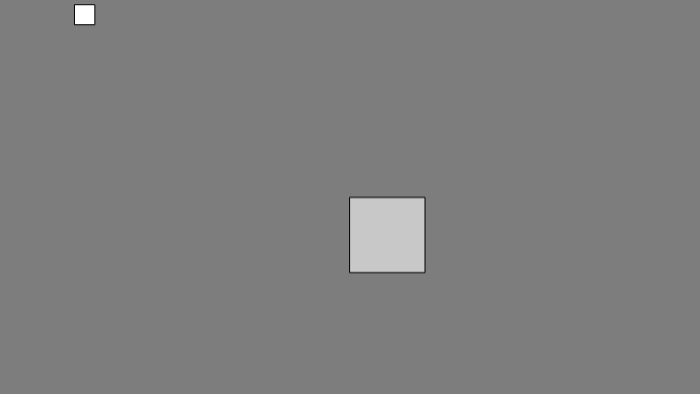
Frame 1 (no input)
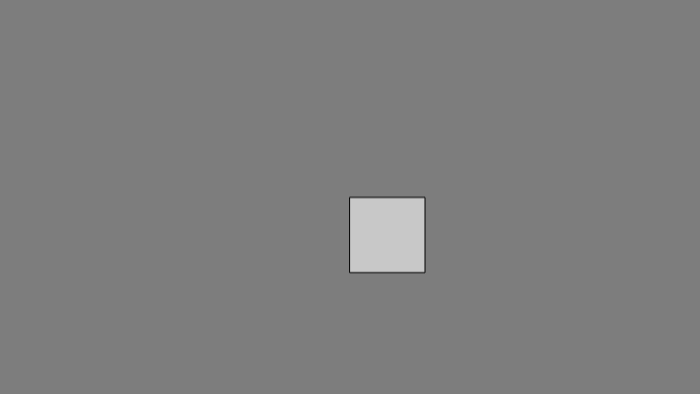
Frame 60 (no input)
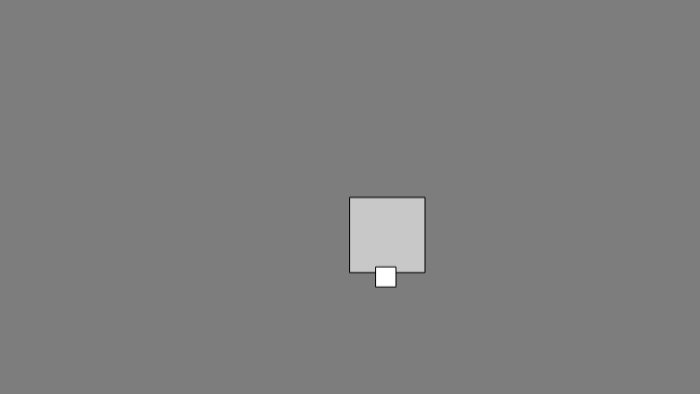
Frame 120 (the mouse pressed at the canvas centre since frame 60)

The p5.js sketch that drew these frames (run headless with seeded random() and noise() and a simulated clock; from frame 60 on, the mouse is pressed at the canvas centre):

// p5.js sketch
// ── sketch.js
function setup() {
	width = 700;
	height = width/1.777777777778;
	createCanvas(width,height);
	background(125);
	
	//vector
	posX		= width/2;
	posY		= height/2;
	rectWidth	= 20;
	rectHeight	= 20;
	radius		= 75;
	speed		= 15;
	
	//Point field
	fieldX					= width/2;
	fieldY					= height/2;
	fieldWidth				= 75;
	fieldHeight				= 75;
	fieldAliveTime			= 0;	
	fieldaliveTimeTrigger	= 150;
	
    }

    function draw() {
	background(125);

	//Field Control
	// print("mouseX: "+mouseX +" mouseY: "+mouseY);
	if (fieldAliveTime <= fieldaliveTimeTrigger){
		fieldAliveTime++;
		fill(200);
		rect(fieldX, fieldY, fieldWidth, fieldHeight);
		
	}
	else{
		fieldAliveTime = 0;
		fieldX = random(0+radius, width-fieldWidth-radius);
		fieldY = random(0+radius, height-fieldHeight-radius);
	}

	
	//Mousecontrol
	posX = (mouseX)+radius*cos(millis()*0.00025*speed);
	posY = (mouseY)+radius*sin(millis()*0.00025*speed);
	fill(255);
	rect(posX, posY, rectWidth, rectHeight);

    }
